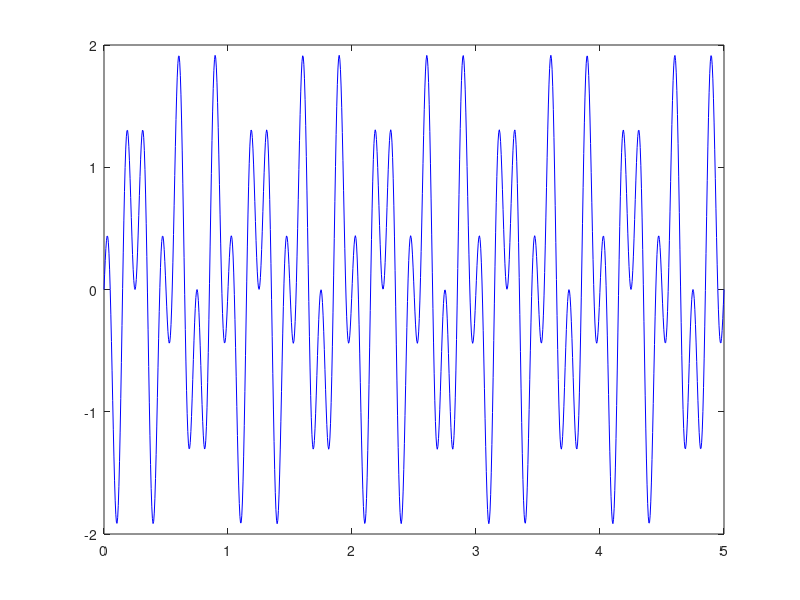

MATLAB code to generate this figure:
t=linspace(0,5,1000);
x=2*sin(4*pi*t);

plot(t,x,'r')





y=cos(10*pi*t);
plot(t,y,'r')



z=x.*y;
plot(t,z,'b')





w=3*sin(pi*t)+2*sin(6*pi*t)
